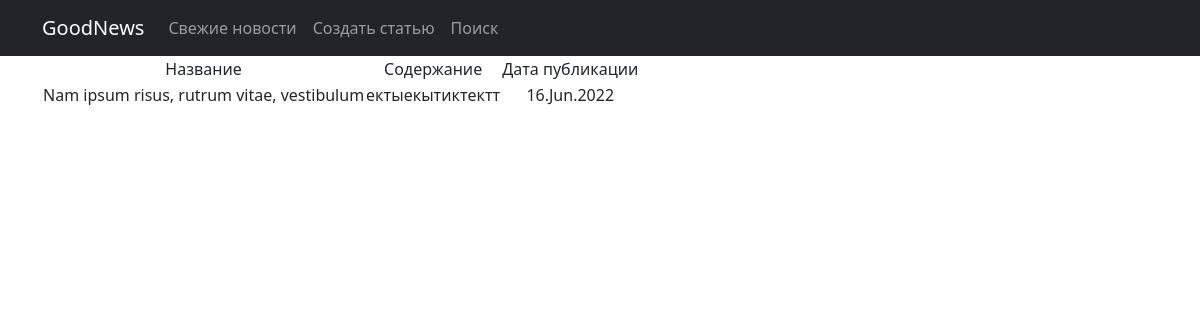
The app's page /news/13 with its own data.
### news/models.py (models this page shows, shortened)
class Post(models.Model):
    author = models.ForeignKey(Author, on_delete=models.CASCADE)
    post_type = models.CharField(max_length=3, choices=[('ART', 'Article'), ('NEW', 'News')], default='A')
    creation_date = models.DateTimeField(auto_now_add=True)
    categories = models.ManyToManyField(Category, through='PostCategory')
    post_title = models.CharField(max_length=255)
    post_text = models.TextField()
    post_rating = models.IntegerField(default=0)

### news/views.py (the view)
# urls.py: path('<int:pk>', PostDetail.as_view(), name='post_detail'),
class PostDetail(DetailView):
    model = Post
    template_name = 'news/post_detail.html'
    context_object_name = 'post_detail'

### news/templatetags/custom_filters.py (called while the page is built)
@register.filter(name='censor')
def censor(value):
   bad_words = ['профурсетка', 'проходимец', 'охальница', 'сволочь', 'негодяй', 'подлец']
   text = set(value.split())
   for word in text:
      for bad_word in bad_words:
         if word == bad_word:
               return value.replace(word, '*' * len(word))
   return value # Возвращаемое функцией значение подставится в шаблон.

### templates/news/post_detail.html (shortened to what this page needs)
{% extends 'flatpages/default.html' %}
{% load custom_filters %}
{% block content %}
    <table>
            <tr>
               <td>Название</td>
               <td>Содержание</td>
               <td>Дата публикации</td>
            </tr>
            <tr>
               <td>{{ post_detail.post_title | censor }}</td>
               <td>{{ post_detail.post_text | censor }}</td>
               <td>{{ post_detail.creation_date | date:'d.M.Y' }}</td>
           </tr>
    </table>
{% endblock content %}

### records on screen
Post: post_title|censor "Nam ipsum risus, rutrum vitae, vestibulum", post_text|censor "ектыекытиктектт", creation_date "16.Jun.2022"
